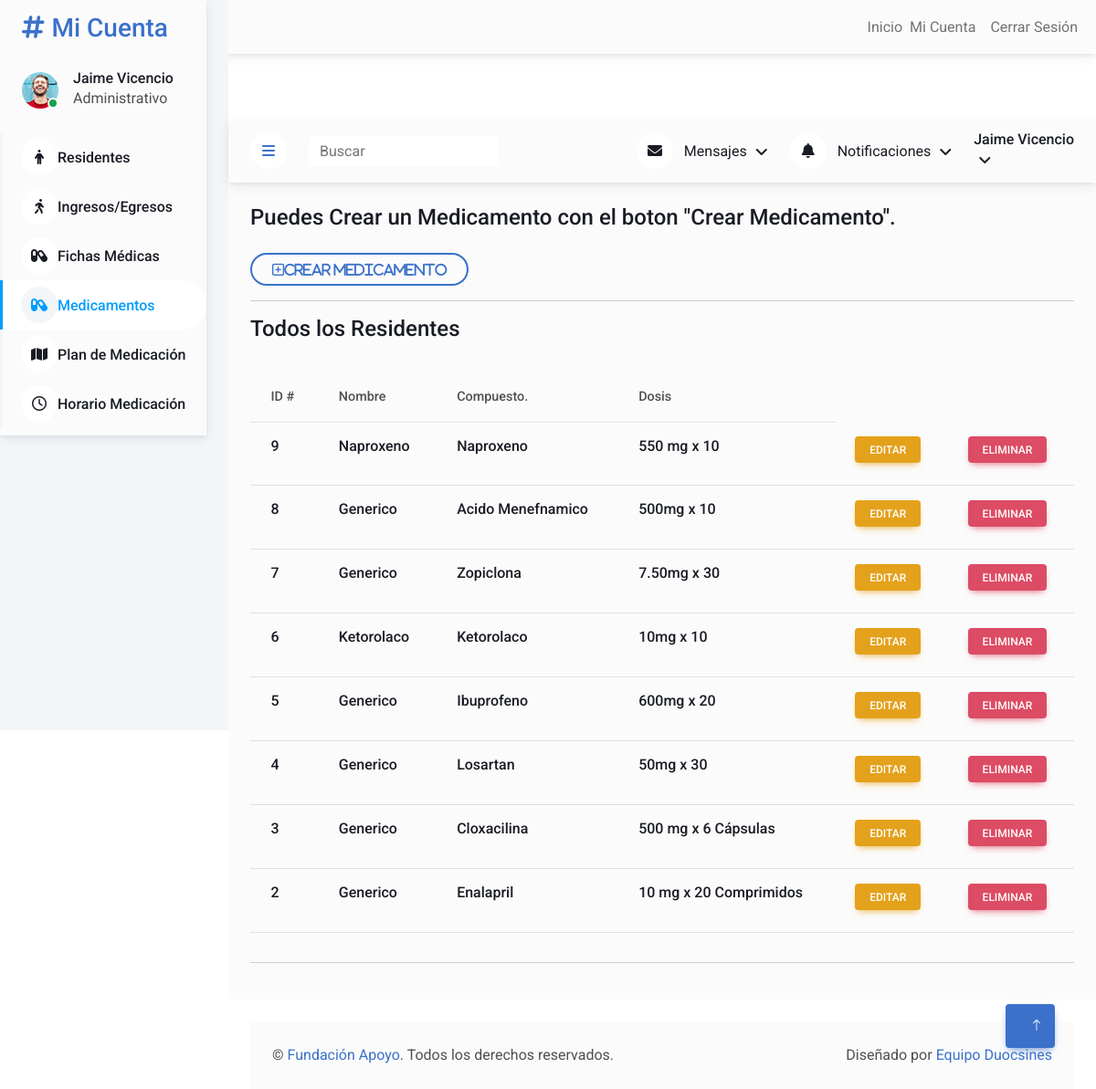
The app's page /users/medicamento/ (signed in) with its own data.
### users/models.py (models this page shows, shortened)
class Medicamento(models.Model):
    nombre = models.CharField(max_length=100)
    compuesto = models.CharField(max_length=100)
    dosis = models.CharField(max_length=100)
    def get_update_url(self):
        return reverse("users:users-medicamento-update", kwargs={'pk': self.pk})

### users/views.py (the view)
# urls.py: path('medicamento/', MedicamentoListView.as_view(), name='users-medicamento-list'),
class MedicamentoListView(LoginRequiredMixin, StaffRequiredMixin, ListView):
    model = Medicamento
    template_name = 'users/medicamento.html'
    context_object_name = 'medicamentos'
    def get_queryset(self):
        queryset = super().get_queryset()
        queryset = queryset.order_by('-id')
        return queryset

### users/mixins.py (called while the page is built)
    def dispatch(self, request, *args, **kwargs):
        if not request.user.is_authenticated or not request.user.is_staff:
            raise PermissionDenied
        return super().dispatch(request, *args, **kwargs)

### users/templates/users/medicamento_list.html (shortened to what this page needs)
{% extends "users/base.html" %}
{% load static %}
{% block content %}
<div class="container-xxl position-relative bg-white d-flex p-0">
        <div class="sidebar pe-4 pb-3">
            <nav class="navbar bg-light navbar-light">
                <a href="{% url 'users:users-residente-list' %}" class="navbar-brand mx-4 mb-3">
                    <h3 class="text-primary"><i class="fa fa-hashtag me-2"></i>Mi Cuenta</h3>
                </a>
                <div class="d-flex align-items-center ms-4 mb-4">
                    <div class="position-relative">
                        <img class="rounded-circle" src="{% static 'users/img/user.jpg' %}" alt="" style="width: 40px; height: 40px;">
                        <div class="bg-success rounded-circle border border-2 border-white position-absolute end-0 bottom-0 p-1"></div>
                    </div>
                    <div class="ms-3">
                        <h6 class="mb-0"> {{ request.user.first_name|capfirst }} {{ request.user.last_name|capfirst }}</h6>
                        {% if request.user.groups.first %}
                        <span class="d-none d-lg-inline-flex">{{ request.user.groups.first.name }}</span>
                        {% else %}
                        <span class="d-none d-lg-inline-flex">Sin grupo Asignado</span>
                        {% endif %}
                    </div>
                </div>
                <div class="navbar-nav w-100">
                    <a href="{% url 'users:users-residente-list' %}" class="nav-item nav-link"><i class="fa-solid fa-person"></i>Residentes</a>
                    <a href="{% url 'users:users-residente-ingreso-egreso-list' %}" class="nav-item nav-link "><i class="fa-solid fa-person-walking"></i></i>Ingresos/Egresos</a>
                    <a href="{% url 'users:users-fichamedica-list' %}" class="nav-item nav-link"><i class="fa-solid fa-capsules"></i>Fichas Médicas</a>
                    <a href="{% url 'users:users-medicamento-list' %}" class="nav-item nav-link active"><i class="fa-solid fa-capsules"></i>Medicamentos</a>
                    <a href="{% url 'users:users-planmedicacion-list' %}" class="nav-item nav-link"><i class="fa-solid fa-map"></i></i>Plan de Medicación</a>
                    <a href="{% url 'users:users-dosismedicamento-list' %}" class="nav-item nav-link"><i class="fa-regular fa-clock"></i>Horario Medicación</a>
                </div>
            </nav>
        </div>
<div class="content">
    <nav class="navbar navbar-expand bg-light navbar-light sticky-top px-4 py-0">
        <a href="#" class="sidebar-toggler flex-shrink-0">
            <i class="fa fa-bars"></i>
        </a>
        <form class="d-none d-md-flex ms-4">
            <input class="form-control border-0" type="search" placeholder="Buscar">
        </form>
        <div class="navbar-nav align-items-center ms-auto">
            <div class="nav-item dropdown">
                <a href="#" class="nav-link dropdown-toggle" data-bs-toggle="dropdown">
                    <i class="fa fa-envelope me-lg-2"></i>
                    <span class="d-none d-lg-inline-flex">Mensajes</span>
                </a>
            </div>
            <div class="nav-item dropdown">
                <a href="#" class="nav-link dropdown-toggle" data-bs-toggle="dropdown">
                    <i class="fa fa-bell me-lg-2"></i>
                    <span class="d-none d-lg-inline-flex">Notificaciones</span>
                </a>
            </div>
            <div class="nav-item dropdown">
                <a href="#" class="nav-link dropdown-toggle" data-bs-toggle="dropdown">
                    <h6 class="mb-0"> {{ request.user.first_name|capfirst }} {{ request.user.last_name|capfirst }}</h6>
                </a>
            </div>
        </div>
    </nav>
            <div class="col-12">
                <div class="bg-light rounded h-100 p-4">
                    <h4 class="mb-4">Puedes Crear un Medicamento con el boton "Crear Medicamento".</h4>
                    <a href="{% url 'users:users-medicamento-create' %}" class="btn btn-outline-primary btn-rounded"><i class="fa-regular fa-square-plus fa-lg"><strong>Crear Medicamento</strong></i></a>
                    <hr>
                        <h4 class="mb-4">Todos los Residentes</h4>
                            <div class="table-responsive">
                                <table class="table">
                                    <thead>
                                        <tr>
                                            <th scope="col">ID #</th>
                                            <th scope="col">Nombre</th>
                                            <th scope="col">Compuesto.</th>
                                            <th scope="col">Dosis</th>
                                        </tr>
                                    </thead>
                                    <tbody>
                                    {% for medicamento in medicamentos %}
                                        <tr><h6>
                                            <td><h6>{{ medicamento.pk }}</h6></td>
                                            <td><h6>{{ medicamento.nombre }}</h6></td>
                                            <td><h6>{{ medicamento.compuesto }}</h6></td>
                                            <td><h6>{{ medicamento.dosis }}</h6></td>
                                            <td><h6><a href="{{ medicamento.get_update_url }}" class="btn btn-sm btn-warning mt-auto">Editar</a></h6></td>
                                            <td><h6><form method="post" action="{% url 'users:users-medicamento-delete' medicamento.pk %}">
                                                <button type="submit" class="btn btn-sm btn-danger mt-auto" onclick="return confirm('¿Estás seguro de eliminar el Residente?')">Eliminar</button>
                                            </form></h6></td>
                                        </tr>
                                    {% endfor %}
                                    </tbody>
                                </table>
                            </div>
                        <hr>
                </div>
            </div>
            <div class="container-fluid pt-4 px-4">
                <div class="bg-light rounded-top p-4">
                    <div class="row">
                        <div class="col-12 col-sm-6 text-center text-sm-start">
                            &copy; <a href="#">Fundación Apoyo</a>. Todos los derechos reservados.
                        </div>
                        <div class="col-12 col-sm-6 text-center text-sm-end">
                            Diseñado por <a href="#">Equipo Duocsines</a>
                        </div>
                    </div>
                </div>
            </div>
        </div>
    <a href="#" class="btn btn-lg btn-primary btn-lg-square back-to-top"><i class="bi bi-arrow-up"></i></a>
</div>
{% endblock content %}

### users/templates/users/base.html (shortened to what this page needs)
{% load static %}
<!DOCTYPE html>
<html lang="en">
<head>
    <link href="https://cdn.jsdelivr.net/npm/bootstrap-icons@1.4.1/font/bootstrap-icons.css" rel="stylesheet">
    <link href="{% static 'users/lib/tempusdominus/css/tempusdominus-bootstrap-4.min.css' %}" rel="stylesheet" />
    <link href="{% static 'users/lib/owlcarousel/assets/owl.carousel.min.css' %}" rel="stylesheet">
    <link href="{% static 'users/css/bootstrap.min.css' %}" rel="stylesheet">
    <link href="{% static 'users/css/style.css' %}" rel="stylesheet">
		<link
		href="https://cdnjs.cloudflare.com/ajax/libs/font-awesome/6.0.0/css/all.min.css"
		rel="stylesheet"
		/>
		<link
		href="https://cdnjs.cloudflare.com/ajax/libs/mdb-ui-kit/6.4.0/mdb.min.css"
		rel="stylesheet"
		/>
</head>
{% include "users/navbar.html" %}
<body>
      <div class="mt-5 pt-4 text-center">
      </div>
    {% block content %}
    {% endblock content %}
</body>
</html>

### users/templates/users/navbar.html (shortened to what this page needs)
{% load static %}
<nav class="navbar navbar-expand-lg navbar-light bg-light">
    <div class="container-fluid">
        <div class="ms-auto">
            <nav aria-label="breadcrumb">
                <ol class="breadcrumb">
                    <li class="breadcrumb-item active" aria-current="page"><a href="/">Inicio</a></li>
                </ol>
            </nav>
        </div>
        {% if request.user.is_authenticated and not request.user.is_staff %}
        <ul class="navbar-nav ml-auto">
            <li class="nav-item">
                <a class="nav-link" href="{% url 'users:users-mandato' %}">Mi Cuenta</a>
            </li>
            <li class="nav-item">
                <a class="nav-link" href="{% url 'account_logout' %}">Cerrar Sesión</a>
            </li>
        {% elif request.user.is_staff %}
        <ul class="navbar-nav ml-auto">
            <li class="nav-item">
                <a class="nav-link" href="{% url 'users:users-residente-list' %}">Mi Cuenta</a>
            </li>
            <li class="nav-item">
                <a class="nav-link" href="{% url 'account_logout' %}">Cerrar Sesión</a>
            </li>
        {% endif %}
    </div>
</nav>

### users/templates/users/scripts.html (shortened to what this page needs)
{% load static %}

### users/static/users/css/style.css (style rules this page uses)
:root { --primary: #009CFF; --light: #F3F6F9; --dark: #191C24; }
.back-to-top { position: fixed; display: none; right: 45px; bottom: 45px; z-index: 99; }
.btn { transition: .5s; }
.btn.btn-primary { color: #FFFFFF; }
.btn-lg-square { width: 48px; height: 48px; }
.btn-square, .btn-sm-square, .btn-lg-square { padding: 0; display: inline-flex; align-items: center; justify-content: center; font-weight: normal; border-radius: 50px; }
.sidebar { position: fixed; top: 0; left: 0; bottom: 0; width: 250px; height: 100vh; overflow-y: auto; background: var(--light); transition: 0.5s; z-index: 999; }
.content { margin-left: 250px; min-height: 100vh; background: #FFFFFF; transition: 0.5s; }
@media (min-width: 992px) { .sidebar { margin-left: 0; } }
@media (min-width: 992px) { .content { width: calc(100% - 250px); } }
.sidebar .navbar .navbar-nav .nav-link { padding: 7px 20px; color: var(--dark); font-weight: 500; border-left: 3px solid var(--light); border-radius: 0 30px 30px 0; outline: none; }
.sidebar .navbar .navbar-nav .nav-link:hover, .sidebar .navbar .navbar-nav .nav-link.active { color: var(--primary); background: #FFFFFF; border-color: var(--primary); }
.sidebar .navbar .navbar-nav .nav-link i { width: 40px; height: 40px; display: inline-flex; align-items: center; justify-content: center; background: #FFFFFF; border-radius: 40px; }
.sidebar .navbar .navbar-nav .nav-link:hover i, .sidebar .navbar .navbar-nav .nav-link.active i { background: var(--light); }
.content .navbar .navbar-nav .nav-link { margin-left: 25px; padding: 12px 0; color: var(--dark); outline: none; }
.content .navbar .sidebar-toggler, .content .navbar .navbar-nav .nav-link i { width: 40px; height: 40px; display: inline-flex; align-items: center; justify-content: center; background: #FFFFFF; border-radius: 40px; }
.content .navbar .dropdown-toggle::after { margin-left: 6px; vertical-align: middle; border: none; content: "\f107"; font-family: "Font Awesome 5 Free"; font-weight: 900; transition: .5s; }

### records on screen
Medicamento: pk "9", nombre "Naproxeno", compuesto "Naproxeno", dosis "550 mg x 10"
Medicamento: pk "8", nombre "Generico", compuesto "Acido Menefnamico", dosis "500mg x 10"
Medicamento: pk "7", nombre "Generico", compuesto "Zopiclona", dosis "7.50mg x 30"
Medicamento: pk "6", nombre "Ketorolaco", compuesto "Ketorolaco", dosis "10mg x 10"
Medicamento: pk "5", nombre "Generico", compuesto "Ibuprofeno", dosis "600mg x 20"
Medicamento: pk "4", nombre "Generico", compuesto "Losartan", dosis "50mg x 30"
Medicamento: pk "3", nombre "Generico", compuesto "Cloxacilina", dosis "500 mg x 6 Cápsulas"
Medicamento: pk "2", nombre "Generico", compuesto "Enalapril", dosis "10 mg x 20 Comprimidos"

### other values on screen
{{ request.user.first_name|capfirst }} "Jaime"
{{ request.user.last_name|capfirst }} "Vicencio"
{{ request.user.groups.first.name }} "Administrativo"
